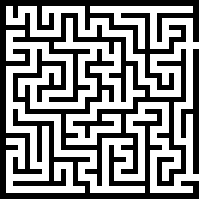
#> input picture lab.png, 199 x 199 px
$ python main.py
#> lines starting #> are read from the running program, lines starting #| are printed output that depends on the picture; after the words box and inside, x2 and y2 are one past the last pixel; in counts of white or black regions, pixels touching at a corner belong together
import random, requests
import numpy as np

import imageio as iio
from cmath import sqrt

import matplotlib.pyplot as plt
import matplotlib.patches as patches


def getrandomlab():
    seed = ""
    for i in range(10):
        seed += str(random.randint(0, 9))
    print(seed)
    url = f'https://donjon.bin.sh/fantasy/dungeon/preview.cgi?seed={seed}&dungeon_layout=Square&peripheral_egress=Many&room_layout=&room_size=Medium&room_polymorph=Yes&door_set=Standard&corridor_layout=Labyrinth&remove_deadends=&add_stairs=&map_style=Standard&grid=None&dungeon_size=Preview'

    with open('lab.png', 'wb') as file:
        file.write(requests.get(url).content)

def getvertex(lab):
    vertex = 0

    for lang in range(10):
        coords = lab[lang, lang]
        if coords.all() == 255:
            break
        if coords.all() == 0:
            vertex += 1
        else:
            print(f'NOT BLACK OR WHITE! COLOR: {coords}')
    return vertex


# Initialize essentials
cell_width = (6)
pic = iio.imread('./lab.png')
#> pic is the input picture: shape (199, 199, 3); 54.4% white; 2 black regions, box (x1, y1, x2, y2) and area: (0, 0, 199, 199) 17118, (181, 49, 199, 174) 930
fig, ax = plt.subplots()
pathrect = patches.Rectangle((0, 0), cell_width, cell_width, facecolor='g')
ax.imshow(pic)
ax.add_patch(pathrect)
plt.show()
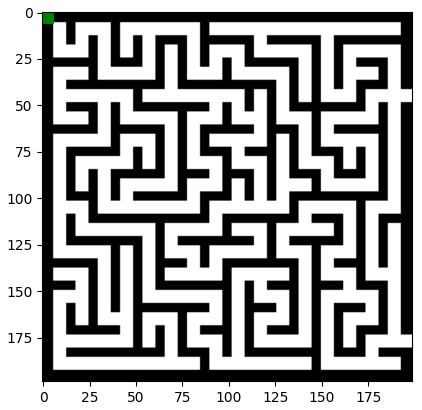
#> figure drawn by matplotlib, 1 panel
